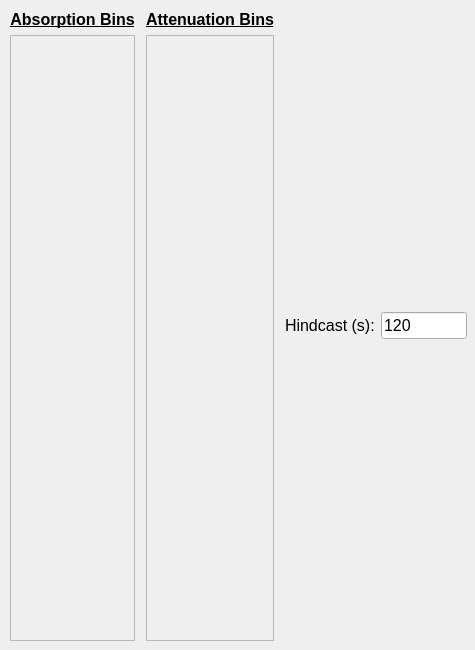
<?xml version="1.0" encoding="UTF-8"?>
<ui version="4.0">
 <class>Form</class>
 <widget class="QWidget" name="Form">
  <property name="geometry">
   <rect>
    <x>0</x>
    <y>0</y>
    <width>475</width>
    <height>650</height>
   </rect>
  </property>
  <property name="sizePolicy">
   <sizepolicy hsizetype="Fixed" vsizetype="Fixed">
    <horstretch>0</horstretch>
    <verstretch>0</verstretch>
   </sizepolicy>
  </property>
  <property name="minimumSize">
   <size>
    <width>475</width>
    <height>650</height>
   </size>
  </property>
  <property name="windowTitle">
   <string>Form</string>
  </property>
  <widget class="QWidget" name="layoutWidget">
   <property name="geometry">
    <rect>
     <x>10</x>
     <y>10</y>
     <width>457</width>
     <height>631</height>
    </rect>
   </property>
   <layout class="QHBoxLayout" name="horizontalLayout_4">
    <item>
     <layout class="QHBoxLayout" name="horizontalLayout_2">
      <item>
       <layout class="QVBoxLayout" name="verticalLayout_2">
        <item>
         <widget class="QLabel" name="AbsorptionListLabel">
          <property name="enabled">
           <bool>true</bool>
          </property>
          <property name="sizePolicy">
           <sizepolicy hsizetype="Preferred" vsizetype="Fixed">
            <horstretch>0</horstretch>
            <verstretch>0</verstretch>
           </sizepolicy>
          </property>
          <property name="font">
           <font>
            <pointsize>12</pointsize>
            <bold>true</bold>
            <underline>true</underline>
           </font>
          </property>
          <property name="text">
           <string>Absorption Bins</string>
          </property>
          <property name="alignment">
           <set>Qt::AlignCenter</set>
          </property>
         </widget>
        </item>
        <item>
         <widget class="QListWidget" name="AbsorptionList">
          <property name="enabled">
           <bool>false</bool>
          </property>
          <property name="sizePolicy">
           <sizepolicy hsizetype="Ignored" vsizetype="MinimumExpanding">
            <horstretch>0</horstretch>
            <verstretch>0</verstretch>
           </sizepolicy>
          </property>
          <property name="minimumSize">
           <size>
            <width>100</width>
            <height>0</height>
           </size>
          </property>
          <property name="font">
           <font>
            <pointsize>12</pointsize>
           </font>
          </property>
          <property name="dragEnabled">
           <bool>false</bool>
          </property>
          <property name="selectionMode">
           <enum>QAbstractItemView::ExtendedSelection</enum>
          </property>
         </widget>
        </item>
       </layout>
      </item>
      <item>
       <spacer name="horizontalSpacer">
        <property name="orientation">
         <enum>Qt::Horizontal</enum>
        </property>
        <property name="sizeType">
         <enum>QSizePolicy::Fixed</enum>
        </property>
        <property name="sizeHint" stdset="0">
         <size>
          <width>5</width>
          <height>20</height>
         </size>
        </property>
       </spacer>
      </item>
      <item>
       <layout class="QVBoxLayout" name="verticalLayout_3">
        <item>
         <widget class="QLabel" name="AttenuationListLabel">
          <property name="enabled">
           <bool>true</bool>
          </property>
          <property name="sizePolicy">
           <sizepolicy hsizetype="Preferred" vsizetype="Fixed">
            <horstretch>0</horstretch>
            <verstretch>0</verstretch>
           </sizepolicy>
          </property>
          <property name="font">
           <font>
            <pointsize>12</pointsize>
            <bold>true</bold>
            <underline>true</underline>
           </font>
          </property>
          <property name="text">
           <string>Attenuation Bins</string>
          </property>
          <property name="alignment">
           <set>Qt::AlignCenter</set>
          </property>
         </widget>
        </item>
        <item>
         <widget class="QListWidget" name="AttenuationList">
          <property name="enabled">
           <bool>false</bool>
          </property>
          <property name="sizePolicy">
           <sizepolicy hsizetype="Ignored" vsizetype="MinimumExpanding">
            <horstretch>0</horstretch>
            <verstretch>0</verstretch>
           </sizepolicy>
          </property>
          <property name="minimumSize">
           <size>
            <width>100</width>
            <height>0</height>
           </size>
          </property>
          <property name="font">
           <font>
            <pointsize>12</pointsize>
           </font>
          </property>
          <property name="dragEnabled">
           <bool>false</bool>
          </property>
          <property name="selectionMode">
           <enum>QAbstractItemView::ExtendedSelection</enum>
          </property>
         </widget>
        </item>
       </layout>
      </item>
     </layout>
    </item>
    <item>
     <spacer name="horizontalSpacer_2">
      <property name="orientation">
       <enum>Qt::Horizontal</enum>
      </property>
      <property name="sizeType">
       <enum>QSizePolicy::Fixed</enum>
      </property>
      <property name="sizeHint" stdset="0">
       <size>
        <width>5</width>
        <height>20</height>
       </size>
      </property>
     </spacer>
    </item>
    <item>
     <layout class="QVBoxLayout" name="verticalLayout">
      <item>
       <layout class="QHBoxLayout" name="horizontalLayout">
        <item>
         <widget class="QLabel" name="label">
          <property name="sizePolicy">
           <sizepolicy hsizetype="Maximum" vsizetype="Maximum">
            <horstretch>0</horstretch>
            <verstretch>0</verstretch>
           </sizepolicy>
          </property>
          <property name="font">
           <font>
            <pointsize>12</pointsize>
           </font>
          </property>
          <property name="text">
           <string>Hindcast (s):</string>
          </property>
         </widget>
        </item>
        <item alignment="Qt::AlignRight|Qt::AlignVCenter">
         <widget class="QLineEdit" name="Hindcast">
          <property name="sizePolicy">
           <sizepolicy hsizetype="Maximum" vsizetype="Maximum">
            <horstretch>0</horstretch>
            <verstretch>0</verstretch>
           </sizepolicy>
          </property>
          <property name="font">
           <font>
            <pointsize>12</pointsize>
           </font>
          </property>
          <property name="contextMenuPolicy">
           <enum>Qt::DefaultContextMenu</enum>
          </property>
          <property name="acceptDrops">
           <bool>false</bool>
          </property>
          <property name="toolTip">
           <string>The number of seconds of data to retain in memory for plotting.</string>
          </property>
          <property name="text">
           <string>120</string>
          </property>
         </widget>
        </item>
       </layout>
      </item>
     </layout>
    </item>
   </layout>
  </widget>
 </widget>
 <resources/>
 <connections/>
</ui>
